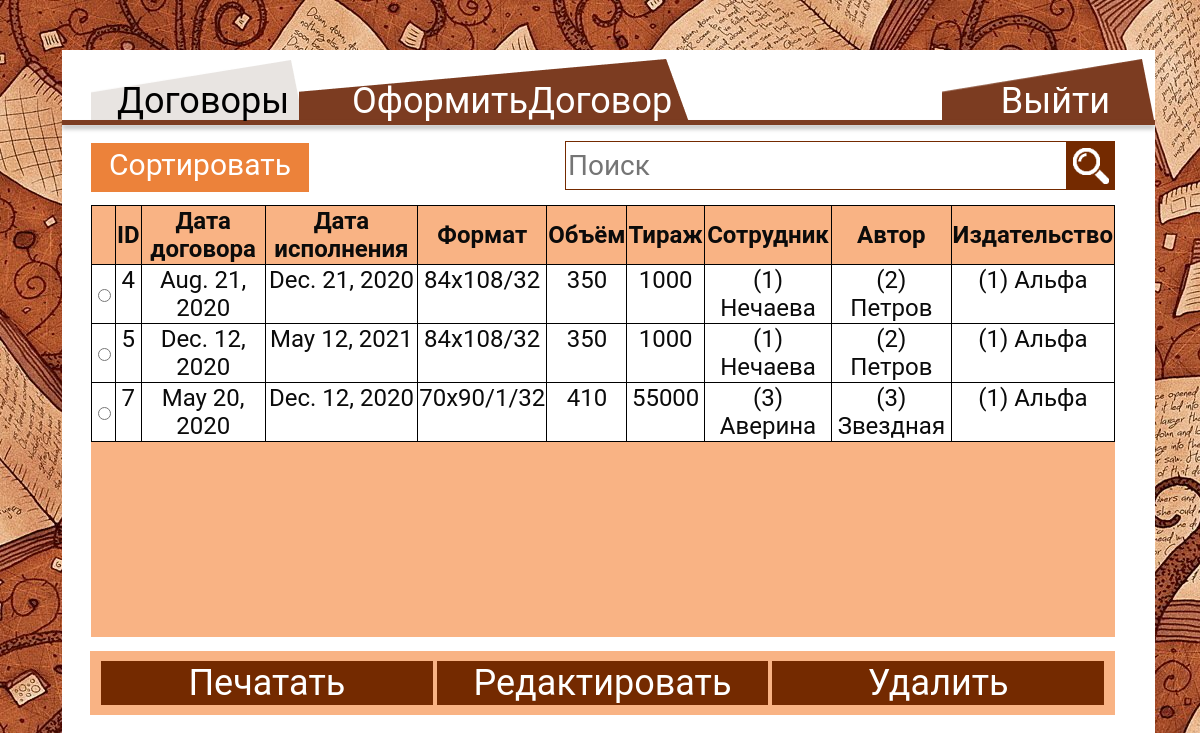
/websityContract.html, run on an earlier commit of the app's database.
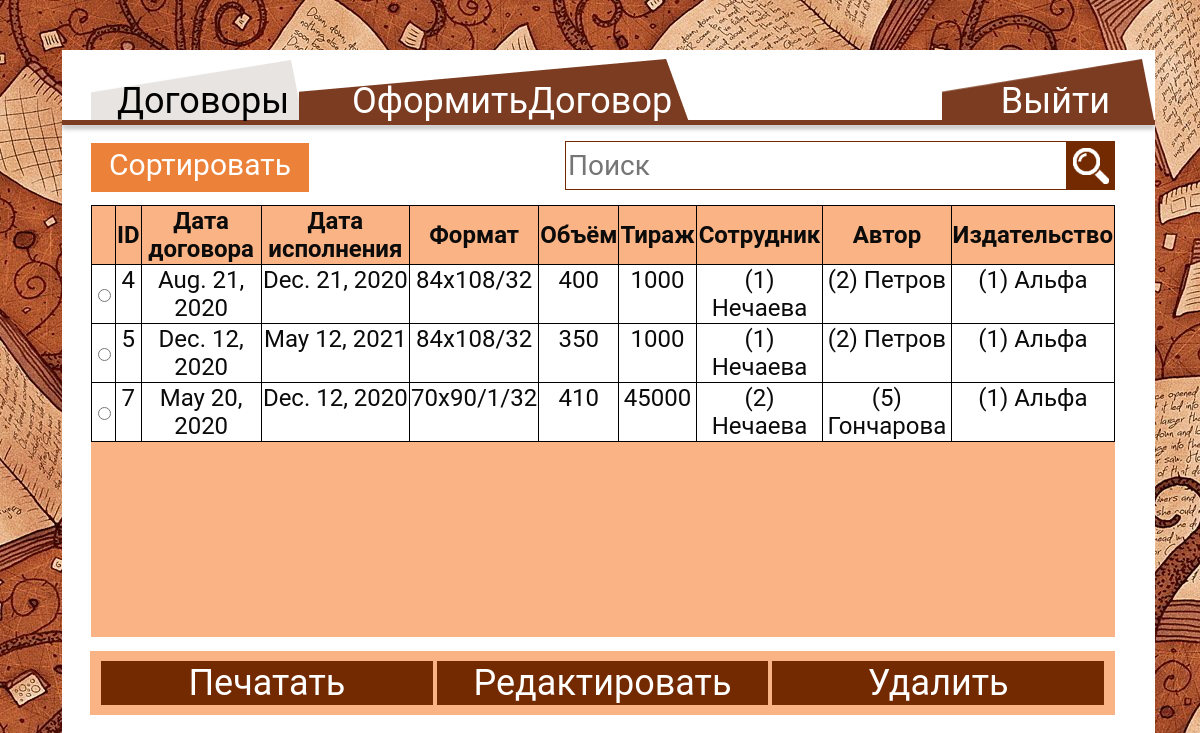
And on a later commit of the database.
### publishingapp/models.py (models this page shows)
class contract(models.Model):
    contractDate = models.DateField(default=datetime.now, blank=True)
    circulation = models.IntegerField(default=0)
    format = models.CharField(max_length=50)
    volume = models.IntegerField(default=0)
    dateExecution = models.DateField(default=datetime.now, blank=True)
    staff_id = models.ForeignKey(staff, on_delete=models.CASCADE)
    publishing_id = models.ForeignKey(publishing, on_delete=models.CASCADE)
    author_id = models.ForeignKey(author, on_delete=models.CASCADE)

class staff(models.Model):
    surname = models.CharField(max_length=50)
    name = models.CharField(max_length=50)
    patronymic = models.CharField(max_length=50)
    address = models.CharField(max_length=100)
    telephone = models.CharField(max_length=11)
    passport = models.CharField(max_length=10)
    mail = models.CharField(max_length=50)
    login = models.CharField(max_length=30)
    password = models.CharField(max_length=30)
    priority = models.CharField(max_length=1, default='1')

class author(models.Model):
    surname = models.CharField(max_length=50)
    name = models.CharField(max_length=50)
    patronymic = models.CharField(max_length=50)
    address = models.CharField(max_length=100)
    telephone = models.CharField(max_length=11)
    passport = models.CharField(max_length=10)
    mail = models.CharField(max_length=50)

class publishing(models.Model):
    title = models.CharField(max_length=50)
    address = models.CharField(max_length=100)
    telephone = models.CharField(max_length=11)
    mail = models.CharField(max_length=50)

### publishingapp/views.py (the view, shortened to what this page needs)
# urls.py: path('websityContract.html', Contract.as_view()),
class Contract(View):
    def get(self,request):
        contractss = get_contract()
        context = {
           'contractss': contractss
        }
        return render(request, 'websityContract.html', context=context)

### publishingapp/baza.py (called while the page is built)
def get_contract():
    contracts = contract.objects.all()
    return contracts

### publishingapp/templates/websityContract.html (shortened to what this page needs)
<!DOCTYPE HTML>
{% load static %}
<html>
	<head>
		<link rel="stylesheet" type="text/css" href="{% static 'css/styleContract.css' %}">
	</head>
	<body>
		<div>
			<div class="a"style="display:inline-block"><a href="websityContract.html" class="Contract"></a>
			<a href="websityContract.html"class="ContractText">Договоры</a></div>
			<div class="a1"style="display:inline-block"><a href="websityFormalizeContract.html" class="formalizeContract"></a>
			<a href="websityFormalizeContract.html" class="formalizeContractText">ОформитьДоговор</a></div>
			<div class="a2"style="display:inline-block;float:right"><a href="websity.html" class="Exit" ></a>
			<a href="websity.html" class="ExitText">Выйти</a></div>
		</div>
		<hr size="5" style="">
		<div class="buttonSortA" style="margin-top:18px;display:inline-block;">
		  <button onclick="myFunction()" class="buttonSort"> Сортировать по</button>
		</div>
		<div style="display:inline-block; float:right">
		<form id="coSe-form" action="" method="post">
			<p style="display:inline-block;float:right;vertical-align:top"><input type="text" class="search" name="search" placeholder="Поиск">
			<button type="submit" class="buttonSearch" name="searchButton"><img src="{% static 'img/лупа.png' %}" alt="" style="vertical-align:middle" width= "36px" height= "36px"></button></p>
		</form>
		</div>
		<div class="table">
			<form id="staf-form" action="" method="post" >{% csrf_token %}
				<table class="tableContract">
				<tr>
					<th></th>
					<th>ID</th>
					<th>Дата договора</th>
					<th>Дата исполнения</th>
					<th>Формат</th>
					<th>Объём</th>
					<th>Тираж</th>
					<th>Сотрудник</th>
					<th>Автор</th>
					<th>Издательство</th>
			   </tr>
				{% for contract in contractss %}
				{% include 'contractOne.html' %}
				{% endfor %}
			</table>
			<div class="button">
				<a href="websityPrint.html"><input type="submit" class="buttonStyle buttonPrint" name="print" value="Печатать"></a>
				<a href="websityChangeContract.html"><input type="submit" class="buttonStyle buttonEdit" name="update" value="Редактировать"></a>
				<input type="submit" class="buttonStyle buttonDelete" name="delete" value="Удалить">
			</div></form>
		</div>
	</body>
</html>

### publishingapp/templates/contractOne.html
{% block content %}
<tr tabindex="0">
	<td><input type="radio" id="check{{ contract.id }}" name="id" value="{{ contract.id }}"/></td>
	<td><label for="check{{ contract.id }}">{{ contract.id }}</label></td>
	<td><label for="check{{ contract.id }}">{{ contract.contractDate }}</label></td>
	<td><label for="check{{ contract.id }}">{{ contract.dateExecution }}</label></td>
	<td><label for="check{{ contract.id }}">{{ contract.format }}</label></td>
	<td><label for="check{{ contract.id }}">{{ contract.volume }}</label></td>
	<td><label for="check{{ contract.id }}">{{ contract.circulation }}</label></td>
	<td><label for="check{{ contract.id }}">({{ contract.staff_id.id }}) {{ contract.staff_id.surname }}</label></td>
	<td><label for="check{{ contract.id }}">({{ contract.author_id.id }}) {{ contract.author_id.surname }}</label></td>
	<td><label for="check{{ contract.id }}">({{ contract.publishing_id.id }}) {{ contract.publishing_id.title }}</label></td>
</tr>
{% endblock %}

### publishingapp/static/css/styleContract.css (style rules this page uses)
html { background-image: url(../img/Фон.png); }
body { position: absolute; left: 54px; right: 37px; top: 42px; bottom: 35px; background: #FFFFFF; }
hr { position: relative; border-color:rgba(0, 0, 0, 0); background:#7C3C21; box-shadow: 0px 4px 4px rgba(0, 0, 0, 0.25); margin:0; }
.Contract { position: relative; width: 213px; height: 65.5px; left: 29px; top: 9px; background:url(../img/ДоговорПрямоугольник.png); display: inline-block; }
.formalizeContract { position: relative; width: 391px; height: 66px; left: 20px; top: 9px; background:url(../img/ОформитьДоговорПрямоугольник.png); display: inline-block; }
.Exit { position: relative; width: 213px; height: 65.5px; top: 9px; float:right; background:url(../img/ВыйтиПрямоугольник.png); display: inline-block; }
.ContractText { color: #000; border-radius: 2px; position: absolute; left: 55px; top:30px; font-size: 18px; z-index:100; font-family: Roboto; font-style: normal; font-weight: normal; font-size: 36px; line-height: 42px; text-align: center; }
.formalizeContractText { color: #fff; border-radius: 2px; position: absolute; left: 290px; top:30px; font-size: 18px; z-index:100; font-family: Roboto; font-style: normal; font-weight: normal; font-size: 36px; line-height: 42px; text-align: center; }
.ExitText { color: #fff; border-radius: 2px; position: absolute; float:right; right:45px; top:30px; font-size: 18px; z-index:100; font-family: Roboto; font-style: normal; font-weight: normal; font-size: 36px; line-height: 42px; text-align: center; }
a { text-decoration: none; }
.buttonSort { position: relative; border:0; height: 49px; width: 218px; margin-left: 29px; background: #EC823A; display: inline-block; font-family: Roboto; font-style: normal; font-weight: normal; font-size: 30px; line-height: 42px; text-align: center; color: #FFFFFF; }
.search { position: relative; width: 502px; height: 49px; right:35px; background: #FFFFFF; border: 1px solid #742A00; box-sizing: border-box; font-family: Roboto; font-style: normal; font-weight: normal; font-size: 28px; line-height: 33px; color: #000000; margin-left:0; }
.buttonSearch { position: relative; width: 49px; height: 49px; border:0; vertical-align:top; right:40px; background: #742A00; }
.table { position: absolute; left: 29px; right: 40px; top: 155px; bottom: 120px; z-index:999; background: #F9B384; overflow:auto; }
.tableContract { width:100%; border-collapse:collapse; border:1px solid black; font-family: Roboto; font-style: normal; font-weight: normal; font-size: 24px; line-height: 28px; text-align: center; color: #0B0B0B; background:#fff; }
.tableContract tr { height: 52px; border:1px solid black; }
.tableContract th { background: #F9B384; border:1px solid black; }
.tableContract td { height: 52px; border:1px solid black; }
.buttonStyle { bottom:0; background: #742A00; border:0; font-family: Roboto; font-style: normal; font-weight: normal; font-size: 36px; line-height: 42px; text-align: right; color: #FFFFFF; display: inline-block; width: 33%; text-align: center; }
.button { position: fixed; left: 90px; bottom: 85px; padding: 10px; background: #39b54a; right:85px; text-align: center; background: #F9B384; }
label { display:block; height:100%; }

What changed in the data, as far as the page shows it:
changed contract "Aug. 21, 2020": volume "350" → "400"
changed contract id 7: circulation "55000" → "45000"; staff_id.id "3" → "2"; staff_id.surname "Аверина" → "Нечаева"; author_id.id "3" → "5"; author_id.surname "Звездная" → "Гончарова"
